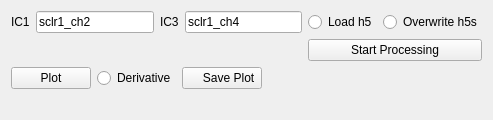
      <widget class="QWidget" name="tab_4">
       <attribute name="title">
        <string>XANES_Calibration</string>
       </attribute>
       <layout class="QGridLayout" name="gridLayout_22">
        <item row="0" column="4">
         <widget class="QRadioButton" name="rb_h5Overwrite">
          <property name="text">
           <string>Overwrite h5s</string>
          </property>
          <property name="autoExclusive">
           <bool>false</bool>
          </property>
         </widget>
        </item>
        <item row="2" column="0" colspan="2">
         <layout class="QGridLayout" name="gridLayout_21">
          <item row="0" column="0">
           <layout class="QGridLayout" name="gridLayout_20">
            <item row="0" column="1">
             <widget class="QPushButton" name="pb_plot_calib">
              <property name="sizePolicy">
               <sizepolicy hsizetype="Preferred" vsizetype="Fixed">
                <horstretch>0</horstretch>
                <verstretch>0</verstretch>
               </sizepolicy>
              </property>
              <property name="text">
               <string>    Plot    </string>
              </property>
             </widget>
            </item>
            <item row="3" column="4">
             <spacer name="horizontalSpacer">
              <property name="orientation">
               <enum>Qt::Horizontal</enum>
              </property>
              <property name="sizeHint" stdset="0">
               <size>
                <width>40</width>
                <height>20</height>
               </size>
              </property>
             </spacer>
            </item>
            <item row="0" column="2">
             <widget class="QRadioButton" name="rb_calib_derivative">
              <property name="text">
               <string>Derivative</string>
              </property>
              <property name="autoExclusive">
               <bool>false</bool>
              </property>
             </widget>
            </item>
            <item row="0" column="3">
             <widget class="QPushButton" name="pb_save_calib">
              <property name="sizePolicy">
               <sizepolicy hsizetype="Preferred" vsizetype="Fixed">
                <horstretch>0</horstretch>
                <verstretch>0</verstretch>
               </sizepolicy>
              </property>
              <property name="toolTip">
               <string>Saves the calibration data as txt file</string>
              </property>
              <property name="text">
               <string>    Save Plot</string>
              </property>
             </widget>
            </item>
           </layout>
          </item>
         </layout>
        </item>
        <item row="0" column="0">
         <layout class="QGridLayout" name="gridLayout_18">
          <item row="0" column="1">
           <widget class="QLineEdit" name="le_sclr2_calib">
            <property name="text">
             <string>sclr1_ch2</string>
            </property>
            <property name="placeholderText">
             <string>Fe_K</string>
            </property>
           </widget>
          </item>
          <item row="0" column="0">
           <widget class="QLabel" name="label_11">
            <property name="text">
             <string>IC1</string>
            </property>
           </widget>
          </item>
         </layout>
        </item>
        <item row="0" column="1">
         <layout class="QGridLayout" name="gridLayout_19">
          <item row="0" column="0">
           <widget class="QLabel" name="label_12">
            <property name="text">
             <string>IC3</string>
            </property>
           </widget>
          </item>
          <item row="0" column="1">
           <widget class="QLineEdit" name="le_sclr4_calib">
            <property name="text">
             <string>sclr1_ch4</string>
            </property>
            <property name="placeholderText">
             <string>Fe_K</string>
            </property>
           </widget>
          </item>
         </layout>
        </item>
        <item row="0" column="3">
         <widget class="QRadioButton" name="rb_loadh5">
          <property name="text">
           <string>Load h5</string>
          </property>
          <property name="autoExclusive">
           <bool>false</bool>
          </property>
         </widget>
        </item>
        <item row="1" column="3" colspan="2">
         <widget class="QPushButton" name="pb_xanes_calib">
          <property name="sizePolicy">
           <sizepolicy hsizetype="Preferred" vsizetype="Fixed">
            <horstretch>0</horstretch>
            <verstretch>0</verstretch>
           </sizepolicy>
          </property>
          <property name="styleSheet">
           <string notr="true"/>
          </property>
          <property name="text">
           <string>Start Processing</string>
          </property>
         </widget>
        </item>
       </layout>
      </widget>
